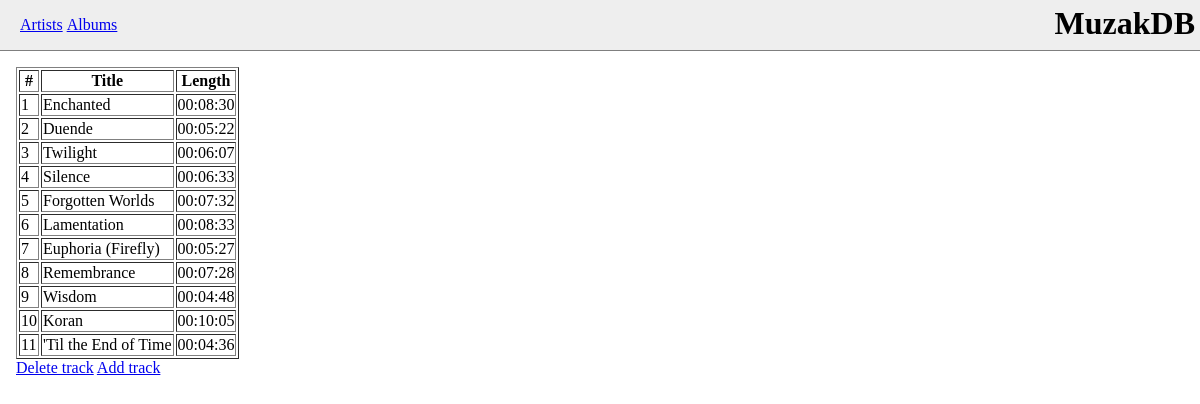
Screenshot of /php/viewalbum.php?albumid=3 with the database file from the repository.
### tables this page shows
CREATE TABLE tracks (
	id int AUTO_INCREMENT,
	artist_id int NOT NULL,
	album_id int NOT NULL,
	release_id int NOT NULL,
	number int,
	title varchar(255),
	length time NOT NULL,
	PRIMARY KEY(id),
	FOREIGN KEY (artist_id) REFERENCES artists (id),
	FOREIGN KEY (album_id) REFERENCES albums (id),
	FOREIGN KEY (release_id) REFERENCES releases (id)
);

### php/viewalbum.php (the view, shortened to what this page needs)
<?php
require 'header.php';
$result = mysqli_query($con,"SELECT count(distinct(artist_id)) AS numartists
FROM tracks WHERE album_id = {$_GET['albumid']}")
  or die('Query error: '.mysqli_error($con));
$row = mysqli_fetch_array($result);
$numartists = $row['numartists'];
if($numartists == 1) {
  $result = mysqli_query($con,"SELECT * FROM tracks WHERE album_id =
  '{$_GET['albumid']}' ORDER BY number ASC")
    or die('Query error: '.mysqli_error($con));
}
else {
  $result = mysqli_query($con,"SELECT * FROM tracks INNER JOIN artists ON
  artists.id = tracks.artist_id WHERE album_id =
  '{$_GET['albumid']}' ORDER BY number ASC")
    or die('Query error: '.mysqli_error($con));
}
echo "<table border='1'>
<tr>
<th>#</th>";
echo "<th>Title</th>
<th>Length</th>
</tr>";
while($row = mysqli_fetch_array($result)) {
  echo "<tr>";
  echo "<td>{$row['number']}</td>";
  echo "<td>{$row['title']}</td>";
  echo "<td>{$row['length']}</td>";
  echo "</tr>";
}
echo "</table><a href=\"/deltrack.php?albumid={$_GET['albumid']}\">Delete track</a> <a href=\"/addtrack.php?albumid={$_GET['albumid']}\">Add track</a>";
require 'footer.php';
?>

### php/header.php (style rules this page uses)
html, body { padding: 0; margin: 0; }

### rows the page displays
tracks: number "1", title "Enchanted", length "00:08:30"
tracks: number "2", title "Duende", length "00:05:22"
tracks: number "3", title "Twilight", length "00:06:07"
tracks: number "4", title "Silence", length "00:06:33"
tracks: number "5", title "Forgotten Worlds", length "00:07:32"
tracks: number "6", title "Lamentation", length "00:08:33"
tracks: number "7", title "Euphoria (Firefly)", length "00:05:27"
tracks: number "8", title "Remembrance", length "00:07:28"
tracks: number "9", title "Wisdom", length "00:04:48"
tracks: number "10", title "Koran", length "00:10:05"
tracks: number "11", title "'Til the End of Time", length "00:04:36"
